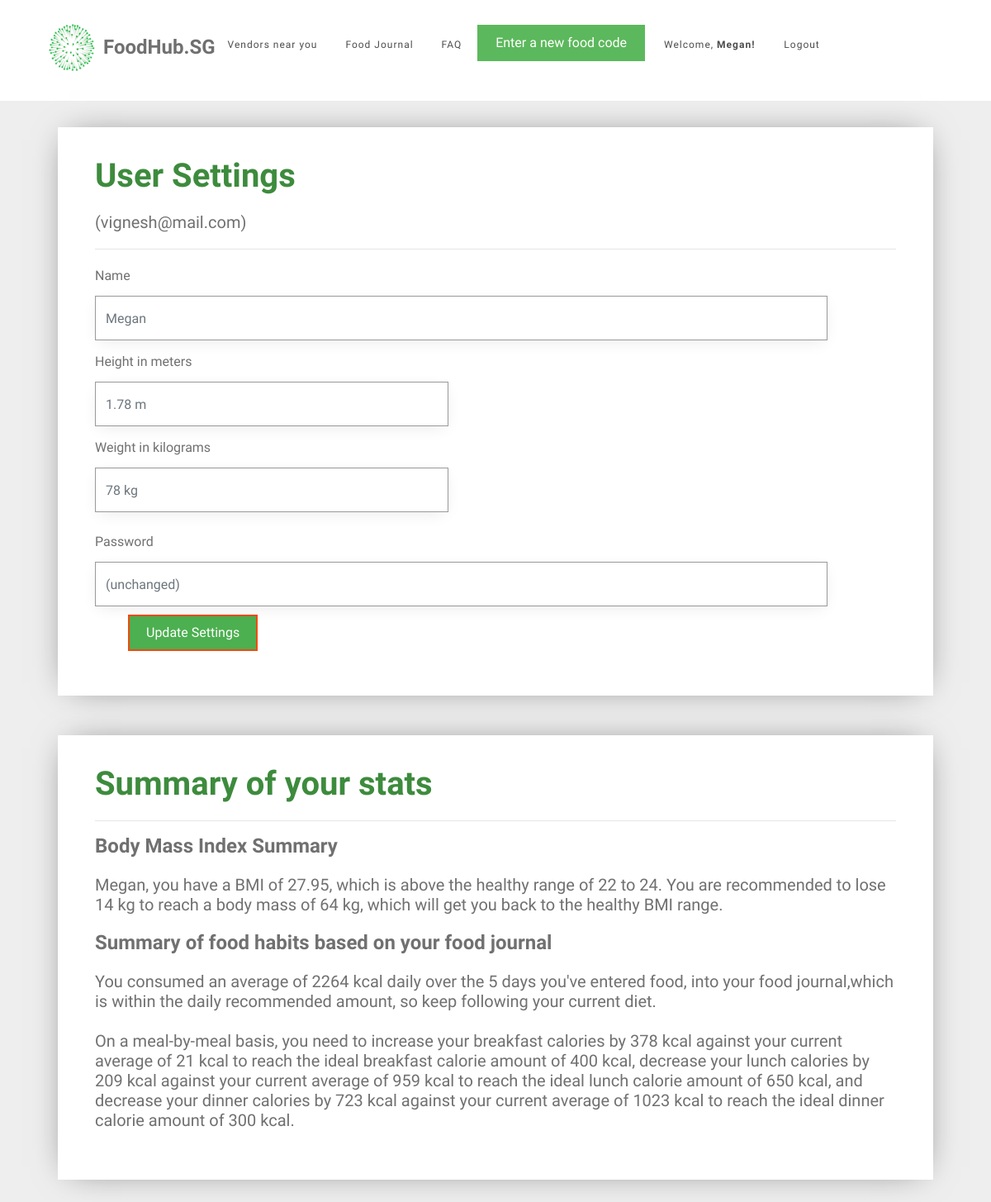
Page /user_settings (signed in) on the committed database.
### tables this page shows
CREATE TABLE user (
  id INTEGER PRIMARY KEY AUTOINCREMENT,
  name TEXT NOT NULL,
  email VARCHAR(512) UNIQUE NOT NULL,
  password TEXT NOT NULL,
  height INTEGER NOT NULL,
  weight INTEGER NOT NULL
);

### foodhubsg/user.py (the view, shortened to what this page needs)
@bp.route('/user_settings', methods=('GET', 'POST'))
@login_required
def user_settings():
    db = get_db()
    food_items = db.execute(
        'SELECT f.id, creator_id, food_name, created, calories, food_code, email'
        ' FROM food_entry f JOIN user u ON f.creator_id = u.id'
        ' WHERE f.creator_id = ? AND DATE(f.created) IN'
        ' (SELECT DISTINCT DATE(created) FROM food_entry ORDER BY datetime(created) DESC LIMIT 6)',
        (g.user['id'],),
    ).fetchall()
    users = db.execute(
        'SELECT id, name, email, password, height, weight'
        ' FROM user'
        ' WHERE id = ?',
        (g.user['id'],),
    ).fetchall()
    for user in users:
        id = user['id']
        name = user['name']
        weight = user['weight']
        height = user['height']
        email = user['email']
        password = user['password']
    bmi = weight / height ** height
    bmi = round(bmi, 2)
    all_dates = []
    food_dates = []
    calories_list = []
    breakfast_list = []
    lunch_list = []
    dinner_list = []
    snack_list = []
    user_average_calories = None
    number_of_days = None
    average_breakfast_calories = None
    average_lunch_calories = None
    average_dinner_calories = None
    average_snack_calories = None
    calories_statement = None
    breakfast_message = None
    lunch_message = None
    dinner_message = None
    snack_message = None
    ideal_weight = weight
    password_placeholder = "(unchanged)"
    if food_items == []:
        food_exists = 0
    else:
        food_exists = 1
    for food in food_items:
        food_date = food['created'].strftime('%d-%m-%y')
        all_dates.append(food_date)
    all_dates = remove_duplicates(all_dates)
    for date in all_dates:
        current_date_food = []
        current_date_calories = []
        for food in food_items:
            if date == food['created'].strftime('%d-%m-%y'):
                current_date_food.append(food)
                current_date_calories.append(food['calories'])
            else:
                continue
        food_dates.append(current_date_food)
        current_date_calories = sum(current_date_calories)
        calories_list.append(current_date_calories)
        number_of_days = len(calories_list)
        user_average_calories = int(sum(calories_list) / number_of_days)
    for food in food_items:
        if 5 <= int(food['created'].strftime('%-H')) <= 10:
            breakfast_list.append(food['calories'])
            average_breakfast_calories = sum(breakfast_list) / number_of_days
        elif 11 <= int(food['created'].strftime('%-H')) <= 14:
            lunch_list.append(food['calories'])
            average_lunch_calories = sum(lunch_list) / number_of_days
        elif 17 <= int(food['created'].strftime('%-H')) <= 22:
            dinner_list.append(food['calories'])
            average_dinner_calories = sum(dinner_list) / number_of_days
        else:
            snack_list.append(food['calories'])
            average_snack_calories = sum(snack_list) / number_of_days
    if bmi < 22:
        while ideal_weight / height ** height < 23:
            ideal_weight = ideal_weight + 1
        lose_weight = ideal_weight - weight
        bmi_statement = "{0}, you have a BMI of {1}, which is below the healthy range of 22 to 24. You are recommended " \
                        "to gain {2} kg to reach a body mass of {3} kg, which will get you back to the healthy BMI range." \
                        .format(name, bmi, lose_weight, ideal_weight)
    elif 22 < bmi < 24:
        bmi_statement = "{0}, you have a BMI of {1}, which is exactly within the healthy BMI range. " \
                        "Keep it up!".format(name, bmi)
    elif bmi > 24:
        while ideal_weight / height ** height > 23:
            ideal_weight = ideal_weight - 1
        lose_weight = weight - ideal_weight
        bmi_statement = "{0}, you have a BMI of {1}, which is above the healthy range of 22 to 24. You are recommended " \
                        "to lose {2} kg to reach a body mass of {3} kg, which will get you back to the healthy BMI range." \
                        .format(name, bmi, lose_weight, ideal_weight)
    if user_average_calories:
        if user_average_calories < 2000:
            calories_statement = "You consumed an average of {0} kcal daily over the last {1} days you've entered food " \
                                 "into your food journal, which is below the daily recommended amount of 2500 kcal."\
                                .format(user_average_calories, number_of_days)
        elif 2000 < user_average_calories < 3000:
            calories_statement = "You consumed an average of {} kcal daily over the  {} days you've entered food, " \
                                 "into your food journal,which is within the daily recommended amount, so keep following your current diet." \
                                .format(user_average_calories, number_of_days)
        elif 2000 < user_average_calories < 3000:
            calories_statement = "You consumed an average of {} kcal daily over the last {} days you've entered food, " \
                                 "which is above the daily recommended amount of 2500 kcal." \
                                .format(user_average_calories, number_of_days)
    if average_breakfast_calories:
        if average_breakfast_calories < 350:
            increase_breakfast = int(400 - average_breakfast_calories)
            breakfast_message = "increase your breakfast calories by {} kcal against your current average of {} kcal " \
                                "to reach the ideal breakfast calorie amount of 400 kcal"\
                                .format(increase_breakfast, int(average_breakfast_calories))
        elif average_breakfast_calories > 500:
            decrease_breakfast = int(average_breakfast_calories - 400)
            breakfast_message = "decrease your breakfast calories by {} kcal against your current average of {} kcal " \
                                "to reach the ideal breakfast calorie amount of 400 kcal"\
                                .format(decrease_breakfast, int(average_breakfast_calories))
    if average_lunch_calories:
        if average_lunch_calories < 650:
            increase_lunch = int(750 - average_lunch_calories)
            lunch_message = "increase your lunch calories by {} kcal against your current average of {} kcal " \
                            "to reach the ideal lunch calorie amount of 650 kcal"\
                            .format(increase_lunch, int(average_lunch_calories))
        elif average_lunch_calories > 850:
            decrease_lunch =  int(average_lunch_calories - 750)
            lunch_message = "decrease your lunch calories by {} kcal against your current average of {} kcal " \
                            "to reach the ideal lunch calorie amount of 650 kcal"\
                            .format(decrease_lunch, int(average_lunch_calories))
    if average_dinner_calories:
        if average_dinner_calories < 275:
            increase_dinner = int(300 - average_dinner_calories)
            dinner_message = "increase your dinner calories by {} kcal against your current average of {} kcal " \
                            "to reach the ideal dinner calorie amount of 300 kcal"\
                            .format(increase_dinner, int(average_dinner_calories))
        elif average_dinner_calories > 350:
            decrease_dinner =  int(average_dinner_calories - 300)
            dinner_message = "decrease your dinner calories by {} kcal against your current average of {} kcal " \
                            "to reach the ideal dinner calorie amount of 300 kcal"\
                            .format(decrease_dinner, int(average_dinner_calories))
    if average_snack_calories:
        if average_snack_calories > 300:
            snack_message = "decrease your out-of-schedule snack intake"
    messages = [breakfast_message, lunch_message, dinner_message, snack_message]
    messages = list(filter(None.__ne__, messages))
    meal_message = "On a meal-by-meal basis, you need to "
    num_messages = len(messages)
    if messages != []:
        for i in range(num_messages):
            if i != num_messages - 2 and i != num_messages - 1:
                meal_message += messages[i] + ", "
            elif i == num_messages - 2:
                meal_message += messages[i] + ", and "
            elif i == num_messages - 1:
                meal_message += messages[i] + "."
    else:
        meal_message += "maintain your current diet because you're consuming the correct amount of calories per meal."
    return render_template('user/user_settings.html',
                           name=name, weight=weight, height=height, email=email, password=password, bmi_statement=bmi_statement,
                           calories_statement=calories_statement, number_of_days=number_of_days,
                           food_exists=food_exists, password_placeholder=password_placeholder, meal_message=meal_message)

### foodhubsg/templates/user/user_settings.html (shortened to what this page needs)
{% extends 'base.html' %}
{% block content %}
<div id="colorlib-container">
    <div class="container">
        <div class="box1">
        <div class="row row-pb-md">
            <div class="col-md-12">
                <header>
                    <h1 class="font_color"><b>User Settings</b></h1>
                    <h5>({{ email }})</h5>
                    <hr>
                </header>
                <form method="post">
                    <div class="row form-group">
                        <div class="col-md-11">
                            <label>Name</label>
                            <input name="name" id="name" class="form-control" placeholder="{{ g.user['name'] }}">
                        </div>
                    </div>
                    <div class="row form-group">
                        <div class="col-md-11">
                            <div class="row form-group">
                                <div class="col-md-6">
                                    <label>Height in meters</label>
                                    <input name="height" id="height" type="number" step="0.01" class="form-control" placeholder="{{ g.user['height'] }} m">
                                </div>
                            </div>
                            <div class="row form-group">
                                <div class="col-md-6">
                                    <label>Weight in kilograms</label>
                                    <input name="weight" id="weight" type="number" step="0.01" class="form-control" placeholder="{{ g.user['weight'] }} kg">
                                </div>
                            </div>
                        </div>
                    </div>
                    <div class="row form-group">
                        <div class="col-md-11">
                            <label>Password</label>
                            <input name="password" id="password" type="password" class="form-control" placeholder="{{ password_placeholder }}">
                        </div>
                    </div>
                    <div class="row form-group" id="register-button">
                        <input type="submit" value="Update Settings" class="btn btn-primary" style="background-color: #4CAF50;">
                    </div>
                </form>
            </div>
        </div>
        </div>
        <div class="box1">
        <div class="row row-pb-md">
            <div class="col-md-12">
                <header id="summary-header">
                    <h1 class="font_color"><b>Summary of your stats</b></h1>
                    <hr>
                </header>
                <h4><b>Body Mass Index Summary</b></h4>
                <h5>{{ bmi_statement }}</h5>
                <h4><b>Summary of food habits based on your food journal</b></h4>
                {% if food_exists == 0 %}
                    <h5>You have not added any food to the journal yet, so there isn't a summary available yet!</h5>
                {% else %}
                    <h5>
                        {{ calories_statement }}
                        <br>
                        <br>
                        {{ meal_message }}
                    </h5>
                {% endif %}
            </div>
        </div>
        </div>
    </div>
</div>
{% endblock %}

### foodhubsg/templates/base.html (shortened to what this page needs)
<!doctype html>
<link rel="stylesheet" href="https://cdnjs.cloudflare.com/ajax/libs/font-awesome/4.7.0/css/font-awesome.min.css">
<link rel="stylesheet" href="https://stackpath.bootstrapcdn.com/bootstrap/4.1.3/css/bootstrap.min.css">
<link rel="stylesheet" href="../static/css/animate.css">
<link rel="stylesheet" href="../static/css/icomoon.css">
<link rel="stylesheet" href="../static/css/magnific-popup.css">
<link rel="stylesheet" href="../static/css/flexslider.css">
<link rel="stylesheet" href="../static/css/owl.carousel.min.css">
<link rel="stylesheet" href="../static/css/owl.theme.default.min.css">
<link rel="stylesheet" href="../static/css/style.css">
    {% block navbar %}
    {% if g.user %}
        <div id="page">
            <nav class="colorlib-nav" role="navigation">
                <div class="top-menu">
                    <div class="container">
                        <div class="row">
                            <div class="col-xs-2">
                                <div id="colorlib-logo">
                                    <img src="../static/images/healthhub-logo.png" width="65px" height="65px"; align="left"><a href="{{ url_for('index') }}"><p id="webname">FoodHub.SG</p></a>
                                </div>
                            </div>
                            <div class="col-xs-10 text-right menu-1" id="navbar-stuff">
                                <ul>
                                    <li><a href="{{ url_for('vendors.vendors') }}">Vendors near you</a></li>
                                    <li><a href="{{ url_for('food.food_journal') }}">Food Journal</a></li>
                                    <li><a href="{{ url_for('food.faq') }}">FAQ</a></li>
                                    <a href="{{ url_for('food.food_journal') }}"><button type="button" class="btn btn-success">Enter a new food code</button></a>
                                    <li id="user-profile"><a href="{{ url_for('user.user_settings')}}">Welcome, <span id="nav-name">{{ g.user['name'] }}!</span></a> <a href="{{ url_for('auth.logout') }}">Logout</a></li>
                                </ul>
                            </div>
                        </div>
                    </div>
                </div>
            </nav>
    {% endif %}
    {% endblock %}
<section class="content">
    {% block content %}{% endblock %}
</section>
</div>

### rows in the picture
user: user.name "Megan", email "vignesh@mail.com", name "Megan", height "1.78 m", weight "78 kg"

### other values in the picture
{{ bmi_statement }} "Megan, you have a BMI of 27.95, which is above the healthy range of 22 to 24. You are recommended to lose 14 kg to reach a body mass of 64 kg, which will get you back to the healthy BMI range."
{{ calories_statement }} "You consumed an average of 2264 kcal daily over the 5 days you've entered food, into your food journal,which is within the daily recommended amount, so keep following your current diet."
